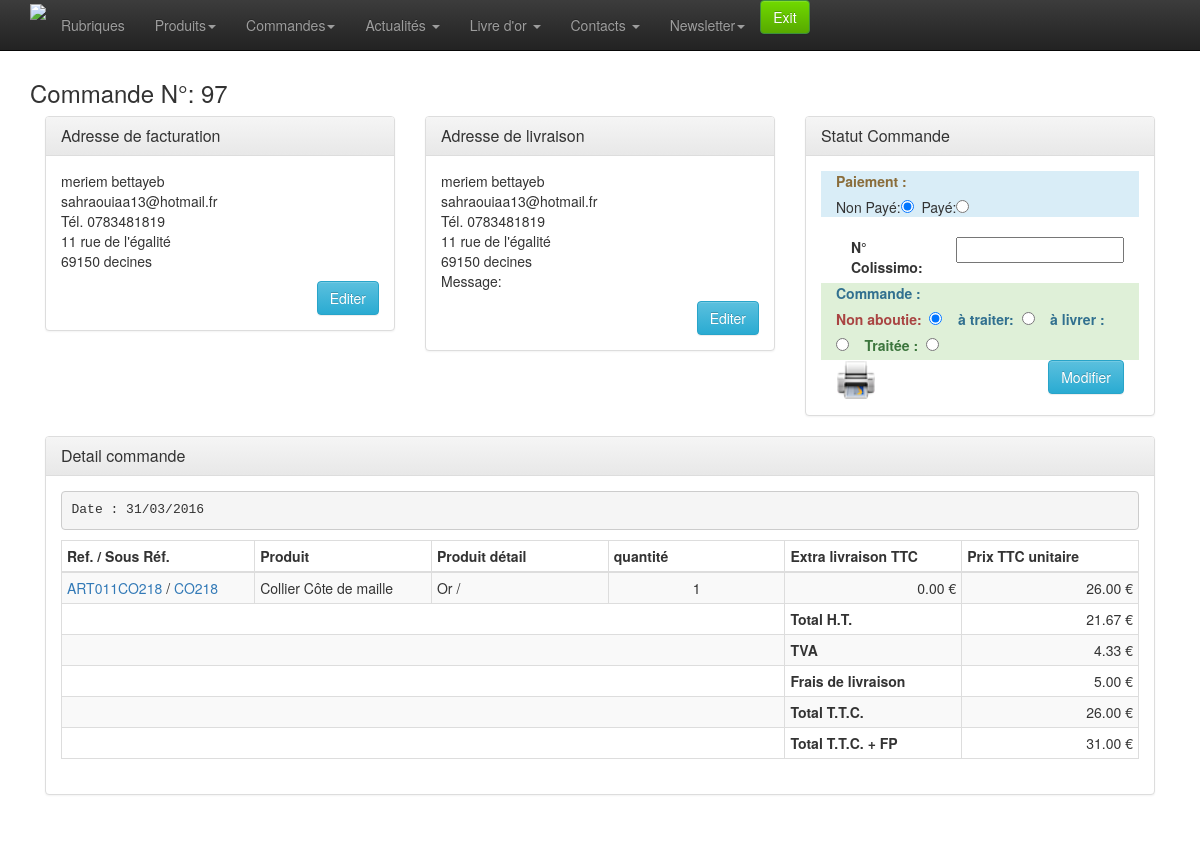
The app's page /admin/commande-edit.php?id=97 (signed in) with its own data.
### tables this page shows
CREATE TABLE `adresse` (
  `id_adresse` int(10) unsigned NOT NULL AUTO_INCREMENT,
  `nom` varchar(200) NOT NULL,
  `prenom` varchar(200) NOT NULL,
  `adresse` varchar(254) NOT NULL,
  `cp` varchar(10) NOT NULL,
  `ville` varchar(100) NOT NULL,
  `tel` varchar(20) DEFAULT NULL,
  `email` varchar(100) DEFAULT NULL,
  `livraison` tinyint(4) NOT NULL DEFAULT '0',
  `message` varchar(250) NOT NULL,
  PRIMARY KEY (`id_adresse`)
);

CREATE TABLE `commande` (
  `id` int(10) unsigned NOT NULL AUTO_INCREMENT,
  `session` varchar(200) NOT NULL,
  `date_ajout` timestamp NOT NULL DEFAULT CURRENT_TIMESTAMP,
  `id_contact` int(11) NOT NULL,
  `id_facturation` int(10) unsigned DEFAULT NULL,
  `id_livraison` int(10) unsigned DEFAULT NULL,
  `colissimo` varchar(240) NOT NULL,
  `mode_paiement` tinyint(4) NOT NULL DEFAULT '1',
  `statut_paiement` tinyint(4) NOT NULL DEFAULT '0',
  `statut_commande` int(11) NOT NULL DEFAULT '0',
  `stock_traite` enum('0','1') NOT NULL DEFAULT '0',
  `logpayment` text,
  `transaction_id` varchar(20) NOT NULL DEFAULT '',
  `panier` text,
  PRIMARY KEY (`id`)
);

### admin/classes/StorageManager.php (called while the page is built, shortened)
<?php
class StorageManager{
	protected function dbConnect() {
	    $host = DBHOST;
	    $user = DBUSER;
	    $pass = DBPASSWD;
	    $bdd  = DBNAME;
		try {
			$this->mysqli = new mysqli ($host, $user, $pass, $bdd) ;
		} catch (Exception $e) {
			throw new Exception("Erreur Connexion DB ". $e->getMessage());
		}
	}
}
?>

### admin/classes/Panier.php (called while the page is built, shortened)
<?php
require_once("StorageManager.php");
class Panier extends StorageManager {
	public function getCommandes( $id_commande, $debug=false ){
		if ( empty( $id_commande ) ) {
			$sql = "SELECT *, commande.id as id_commande
				FROM commande
				INNER JOIN panier ON panier.session = commande.session
				ORDER BY commande.date_ajout DESC;";
		}
		else {
			$sql = "SELECT *, commande.id as id_commande FROM commande
				WHERE commande.id=" . $id_commande . ";" ;
		}
		$new_array = null;
		$result = mysqli_query( $this->mysqli, $sql );
		while( ( $row = mysqli_fetch_assoc( $result ) ) != false ){
			$new_array[] = $row;
		}
		return $new_array;
	}
}

### admin/classes/ContactCommande.php (called while the page is built, shortened)
<?php
require_once ("StorageManager.php");
class ContactCommande extends StorageManager
{
    public function contactAddresseGet($id_adresse)
    {
        $new_array = $this->adresseGet($id_adresse);
        return $new_array;
    }
    protected function adresseGet($id)
    {
        $sql = "SELECT * FROM `adresse` WHERE id_adresse = " . $id . ";";
        $new_array = null;
        $result = mysqli_query($this->mysqli, $sql);
        while (($row = mysqli_fetch_assoc($result)) != false) {
            $new_array[] = $row;
        }
        return $new_array;
    }
}

### admin/classes/utils.php (called while the page is built, shortened)
<?
	function traitement_datetime_affiche($date) {
		if ( $date != "" ) {
			$tab = explode(" ", $date);
			$tab2 = explode("-", $tab[0]);
		   	return $tab2[2] . "/" . $tab2[1] . "/" . $tab2[0] ;
		}
		else
			return "";
	}
?>

### admin/commande-edit.php (the view, shortened to what this page needs)
<? include_once 'classes/utils.php'; ?>
<? require 'classes/Panier.php'; ?>
<? require 'classes/ContactCommande.php'; ?>
<?
	$debug = false;
	if ( !empty( $_GET[ "id" ] ) ) {
	    try {
	        $panier = new Panier();
	        $commande = $panier->getCommandes( $_GET[ "id" ], $debug );
	        $id_contact = $commande[0][ "id_contact" ];
	        $id_facturation  = $commande[0][ "id_facturation" ];
	        $id_livraison    = $commande[0][ "id_livraison" ];
	        $statut_paiement = $commande[0][ "statut_paiement" ];
	        $statut_commande = $commande[0][ "statut_commande" ];
	        $date_commande = $commande[0][ "date_ajout" ];
	        $colissimo = $commande[0][ "colissimo" ];
	        $liste_article = unserialize( $commande[0][ "panier" ] );
	        if ( ! empty( $id_contact ) ) {
	            $contact = new ContactCommande();
	            try {
	                if ( 1 == 1 ) {
		                $contactResult = $contact->contactAddresseGet( $id_facturation );
		                $nom = $contactResult[0][ "nom" ];
		                $prenom = $contactResult[0][ "prenom" ];
		                $email = $contactResult[0][ "email" ];
		                $tel = $contactResult[0][ "tel" ];
		                $adresse = $contactResult[0][ "adresse" ];
		                $cp = $contactResult[0][ "cp" ];
		                $ville = $contactResult[0][ "ville" ];
		            }
	                if ( 1 == 1 ) {
						$contactResult = $contact->contactAddresseGet($id_livraison);
		                $nomliv = $contactResult[0][ "nom" ];
		                $prenomliv = $contactResult[0][ "prenom" ];
		                $emailliv = $contactResult[0][ "email" ];
		                $telliv = $contactResult[0][ "tel" ];
		                $adresseliv = $contactResult[0][ "adresse" ];
		                $cpliv = $contactResult[0][ "cp" ];
		                $villeliv = $contactResult[0][ "ville" ];
		                $message = $contactResult[0][ "message" ];
		            }
	            }
	            catch (Exception $e) {
	                echo 'Erreur contactez votre administrateur <br> :', $e->getMessage(), "\n";
	                $panier = null;
	                exit();
	            }
	        }
	        if ( ! empty( $liste_article[ "panier" ] ) ) {
	            $contenu_tableau = '';
	            foreach ( $liste_article[ "panier" ] as $_article ) {
					$contenu_tableau .= "<tr>\n";
					$contenu_tableau .= "	<td><a href='product-edit.php?id=" . $_article[ "id" ] . "'>" . $_article[ "reference" ] . "</a> / <a href='product-sousref-edit.php?id=" . $_article[ "id" ] . "&rubrique=&categorie='>" . $_article[ "sousref" ] . "</a></td>\n";
					$contenu_tableau .= "	<td>" . $_article[ "label" ] . "</td>\n";
					$contenu_tableau .= "	<td>" . $_article[ "color" ] . " / " . $value[ "size" ] . "</td>\n";
					$contenu_tableau .= "	<td class='text-center'>" . $_article[ "quantite" ] . "</td>\n";
					$contenu_tableau .= "	<td class='text-right'>" . number_format( $_article[ "shipping" ], 2 ) . " €</td>\n";
					$contenu_tableau .= "	<td class='text-right'>" . number_format( $_article[ "prix" ], 2 ) . " €</td>\n";
					$contenu_tableau .= "</tr>\n";
				}
	        }
	        if ( 1 == 1 ) {
				$totalHT = $liste_article[ "divers" ][ "total_ht_commande_hors_fdp" ];
				$totalTTC = $totalHT * ( 1 + $liste_article[ "divers" ][ "tva" ] );
				$totalTVA = $totalTTC - $totalHT;
				$totalLiv = $liste_article[ "divers" ][ "frais_livraison_pratique" ];
				$totalTTCLIV = $totalTTC + $totalLiv;
	        }
	    }
	    catch ( Exception $e ) {
	        echo 'Erreur contactez votre administrateur <br> :', $e->getMessage(), "\n";
	        $contact = null;
	        exit();
	    }
	}
	else {
	    echo 'pas d\'id defini';
	    exit;
	}
?>
<!doctype html>
<html class="no-js" lang="fr">
	<head>
		<? include_once 'inc-meta.php';?>
	</head>
<body>
	<? require_once 'inc-menu.php';?>
	<div class="container">
		<div class="row">
			<div class="col-xs-12 col-sm-12 col-md-12">
			    <h3>Commande N°: <?=$_GET[ "id" ] ?> </h3>
                <div class="col-md-4">
        			<div class="panel panel-default">
        				<div class="panel-heading">
        					<h3 class="panel-title">Adresse de facturation </h3>
        				</div>
        				<div class="panel-body">
        					<p>
								<?=$prenom ?>
								<?=$nom ?><br>
								<?=$email ?><br>
								Tél. <?=$tel ?><br>
								<?=$adresse ?><br>
								<?=$cp ?>
								<?=$ville ?><br>
        					</p>
        					<p>
        						<a class="btn btn-info pull-right" href="/admin/contact-adresse-edit.php?id=<?=$id_facturation?>&id_commande=<?=$_GET[ "id" ]?>">Editer</a>
        					</p>
        				</div>
        			</div>
        		</div>
        		<div class="col-md-4">
        			<div class="panel panel-default">
        				<div class="panel-heading">
        					<h3 class="panel-title">Adresse de livraison </h3>
        				</div>
        				<div class="panel-body">
        					<p>
							    <?=$prenomliv ?>
	                            <?=$nomliv ?><br>
	                            <?=$emailliv ?><br>
	                             Tél. <?=$telliv ?><br>
	                            <?=$adresseliv ?><br>
	                            <?=$cpliv ?>
	                            <?=$villeliv ?><br>
	                            Message: <?=$message ?>
        					</p>
        					<p>
        						<a class="btn btn-info pull-right" href="/admin/contact-adresse-edit.php?id=<?=$id_livraison?>&id_commande=<?=$_GET[ "id" ]?>">Editer</a>
        					</p>
        				</div>
        			</div>
        		</div>
        		<div class="col-md-4">
        			<div class="panel panel-default">
        				<div class="panel-heading">
        					<h3 class="panel-title">Statut Commande </h3>
        				</div>
        				<div class="panel-body">
							<form name="formulaire" class="form-horizontal" method="POST" action="commande-fp.php">
								<div class="col-md-12 bg-info ">
									<label class="text-warning">Paiement :</label><br>
									Non Payé:<input type="radio" name="statut_paiement" value="0" <?php if ($statut_paiement==0) echo 'checked' ;?>>&nbsp;
									Payé:<input type="radio" name="statut_paiement" value="1" <?php if ($statut_paiement==1) echo 'checked' ;?>>&nbsp;
								</div>
								<div class="col-md-12">
									<br>
									<label class="col-sm-5" for="titre">N° Colissimo:</label>
									<input type="text" class="col-sm-7" name="colissimo"  value="<?=$colissimo ?>">
									&nbsp;<br>
								</div>
								<div class="col-md-12 bg-success ">
									<label class="text-info">Commande :</label><br>
									<label class="text-danger">Non aboutie: &nbsp;</label><input type="radio" name="statut_commande" value="0" <?php if ($statut_commande==0) echo 'checked' ;?>>&nbsp;&nbsp;&nbsp;
									<label class="text-info">à traiter: &nbsp;</label><input type="radio" name="statut_commande" value="1" <?php if ($statut_commande==1) echo 'checked' ;?>>&nbsp;&nbsp;&nbsp;
									<label class="text-info">à livrer : &nbsp;</label><input type="radio" name="statut_commande" value="2" <?php if ($statut_commande==2) echo 'checked' ;?>>&nbsp;&nbsp;&nbsp;
									<label class="text-success">Traitée : &nbsp;</label><input type="radio" name="statut_commande" value="3" <?php if ($statut_commande==3) echo 'checked' ;?>>&nbsp;&nbsp;&nbsp;
								</div>
								<div class="col-md-12">
									<img src="img/imp.png" width="40" alt="preview" onclick="openImp('<?=$_GET[ "id" ] ?>')">
									<input type="submit" class="btn btn-info pull-right"  value="Modifier"/>
								</div>
							</form>
        				</div>
        			</div>
        		</div>
        		<div class="col-md-12">
        			<div class="panel panel-default">
        				<div class="panel-heading">
        					<h3 class="panel-title">Detail commande</h3>
        				</div>
        				<div class="panel-body">
        					<pre>Date : <?= traitement_datetime_affiche($date_commande) ?></pre>
        					<table class="table table-hover table-bordered table-condensed table-striped" >
        					<thead>
                                <tr>
                                    <th class="col-md-1">Ref. / Sous Réf.</th>
                                	<th class="col-md-1">Produit</th>
                                	<th class="col-md-1">Produit détail</th>
                                	<th class="col-md-1">quantité</th>
                                	<th class="col-md-1">Extra livraison TTC</th>
                                	<th class="col-md-1">Prix TTC unitaire</th>
                                </tr>
        					</thead>
        					<tbody>
        						<?
					    		echo $contenu_tableau;
								?>
    							<tr>
    							    <td colspan="4">&nbsp;</td>
    								<td><b>Total H.T.</b></td>
    								<td class="text-right"><?=number_format( $totalHT, 2 ) .' €' ?></td>
    							</tr>
    							<tr>
    							    <td colspan="4">&nbsp;</td>
    								<td><b>TVA</b></td>
    								<td class="text-right"><?=number_format( $totalTVA, 2 ) .' €' ?></td>
    							</tr>
    							<tr>
    							    <td colspan="4">&nbsp;</td>
    								<td><b>Frais de livraison</b></td>
    								<td class="text-right"><?=number_format( $totalLiv, 2 ) .' €' ?></td>
    							</tr>
    							<tr>
    							    <td colspan="4">&nbsp;</td>
    								<td><b>Total T.T.C.</b></td>
    								<td class="text-right"><?=number_format( $totalTTC, 2 ) .' €' ?></td>
    							</tr>
    							<tr>
    							    <td colspan="4">&nbsp;</td>
    								<td><b>Total T.T.C. + FP</b></td>
    								<td class="text-right"><?=number_format( $totalTTCLIV, 2 ) .' €' ?></td>
    							</tr>
        					</tbody>
        				    </table>
        				</div>
        			</div>
        		</div>
			</div>
		</div>
	</div>
</body>
</html>

### admin/css/style.css (style rules this page uses)
body { padding-top: 60px; padding-bottom: 40px; }

### records on screen
adresse: prenom "meriem", nom "bettayeb", email "sahraouiaa13@hotmail.fr", tel "0783481819", adresse "11 rue de l'égalité", cp "69150", ville "decines"
adresse: prenom "meriem", nom "bettayeb", email "sahraouiaa13@hotmail.fr", tel "0783481819", adresse "11 rue de l'égalité", cp "69150", ville "decines"
commande: statut_paiement "☑", statut_commande "☑", date_ajout "31/03/2016", panier "21.67", panier "4.33", panier "5.00", panier "26.00", panier "31.00"

### other values on screen
$_GET[ "id" ] "97"
$_article[ "reference" ] "ART011CO218"
$_article[ "sousref" ] "CO218"
$_article[ "label" ] "Collier Côte de maille"
$_article[ "color" ] "Or"
$_article[ "quantite" ] "1"
$_article[ "shipping" ] "0.00"
$_article[ "prix" ] "26.00"
